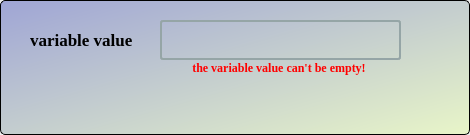
<?xml version="1.0" encoding="UTF-8"?>
<ui version="4.0">
 <class>Dialog</class>
 <widget class="QDialog" name="Dialog">
  <property name="geometry">
   <rect>
    <x>0</x>
    <y>0</y>
    <width>470</width>
    <height>135</height>
   </rect>
  </property>
  <property name="windowTitle">
   <string>Dialog</string>
  </property>
  <property name="styleSheet">
   <string notr="true">#frame {
	border: 1px solid black;
	border-radius: 5px;
	
	background-color: qlineargradient(spread:pad, x1:0, y1:0, x2:0.994, y2:1, stop:0 rgba(159, 165, 213, 255), stop:1 rgba(232, 245, 200, 255));
}

#pathInput {
	padding: 2px;
	font: 11pt &quot;Source Code Pro&quot;;
	border: 2px solid #95a5a6;
	background-color: rgba(255, 255, 255, 0);
	border-radius: 3px;
}

#pathInput:hover {
	border-color: #7f8c8d;
}

#pathInput:focus {
	border-color: #bdc3c7;
}

#findFileBtn {
	border: none;
	border-image: url(:/imgs/openFile.png);
}
#findFileBtn:hover {
	border-image: url(:/imgs/openFile_hover.png);
}
#findFileBtn:pressed {
	border-image: url(:/imgs/openFile_pressed.png);
}


#confirmBtn {
	border: none;
	border-image: url(:/imgs/confirm.png);
}

#confirmBtn:hover {
	border-image: url(:/imgs/confirm_hover.png);
}

#confirmBtn:pressed {
	border-image: url(:/imgs/confirm_pressed.png);
}

#cancelBtn {
	border: none;
	border-image: url(:/imgs/cancel.png);
}

#cancelBtn:hover {
	border-image: url(:/imgs/cancel_hover.png);
}

#cancelBtn:pressed {
	border-image: url(:/imgs/cancel_pressed.png);
}</string>
  </property>
  <layout class="QHBoxLayout" name="horizontalLayout">
   <property name="spacing">
    <number>0</number>
   </property>
   <property name="leftMargin">
    <number>0</number>
   </property>
   <property name="topMargin">
    <number>0</number>
   </property>
   <property name="rightMargin">
    <number>0</number>
   </property>
   <property name="bottomMargin">
    <number>0</number>
   </property>
   <item>
    <widget class="QFrame" name="frame">
     <property name="frameShape">
      <enum>QFrame::StyledPanel</enum>
     </property>
     <property name="frameShadow">
      <enum>QFrame::Raised</enum>
     </property>
     <widget class="QLineEdit" name="pathInput">
      <property name="geometry">
       <rect>
        <x>160</x>
        <y>20</y>
        <width>241</width>
        <height>40</height>
       </rect>
      </property>
      <property name="minimumSize">
       <size>
        <width>0</width>
        <height>25</height>
       </size>
      </property>
      <property name="text">
       <string/>
      </property>
     </widget>
     <widget class="QPushButton" name="findFileBtn">
      <property name="geometry">
       <rect>
        <x>413</x>
        <y>20</y>
        <width>40</width>
        <height>40</height>
       </rect>
      </property>
      <property name="text">
       <string/>
      </property>
     </widget>
     <widget class="QLabel" name="valueLabel">
      <property name="geometry">
       <rect>
        <x>30</x>
        <y>20</y>
        <width>111</width>
        <height>40</height>
       </rect>
      </property>
      <property name="font">
       <font>
        <family>Times New Roman</family>
        <pointsize>13</pointsize>
        <weight>75</weight>
        <bold>true</bold>
       </font>
      </property>
      <property name="text">
       <string>variable value </string>
      </property>
     </widget>
     <widget class="QPushButton" name="confirmBtn">
      <property name="geometry">
       <rect>
        <x>190</x>
        <y>70</y>
        <width>60</width>
        <height>60</height>
       </rect>
      </property>
      <property name="text">
       <string/>
      </property>
     </widget>
     <widget class="QPushButton" name="cancelBtn">
      <property name="geometry">
       <rect>
        <x>310</x>
        <y>80</y>
        <width>41</width>
        <height>41</height>
       </rect>
      </property>
      <property name="text">
       <string/>
      </property>
     </widget>
     <widget class="QLabel" name="keyWarningLabel">
      <property name="geometry">
       <rect>
        <x>160</x>
        <y>60</y>
        <width>238</width>
        <height>16</height>
       </rect>
      </property>
      <property name="font">
       <font>
        <family>Times New Roman</family>
       </font>
      </property>
      <property name="text">
       <string>&lt;html&gt;&lt;head/&gt;&lt;body&gt;&lt;p&gt;&lt;span style=&quot; font-weight:600; color:#ff0000;&quot;&gt;the variable value can't be empty!&lt;/span&gt;&lt;/p&gt;&lt;/body&gt;&lt;/html&gt;</string>
      </property>
      <property name="textFormat">
       <enum>Qt::AutoText</enum>
      </property>
      <property name="alignment">
       <set>Qt::AlignCenter</set>
      </property>
     </widget>
    </widget>
   </item>
  </layout>
 </widget>
 <resources>
  <include location="icons.qrc"/>
 </resources>
 <connections>
  <connection>
   <sender>findFileBtn</sender>
   <signal>clicked()</signal>
   <receiver>Dialog</receiver>
   <slot>openFileDialog()</slot>
   <hints>
    <hint type="sourcelabel">
     <x>430</x>
     <y>42</y>
    </hint>
    <hint type="destinationlabel">
     <x>366</x>
     <y>-11</y>
    </hint>
   </hints>
  </connection>
  <connection>
   <sender>cancelBtn</sender>
   <signal>clicked()</signal>
   <receiver>Dialog</receiver>
   <slot>reject()</slot>
   <hints>
    <hint type="sourcelabel">
     <x>327</x>
     <y>95</y>
    </hint>
    <hint type="destinationlabel">
     <x>333</x>
     <y>136</y>
    </hint>
   </hints>
  </connection>
  <connection>
   <sender>confirmBtn</sender>
   <signal>clicked()</signal>
   <receiver>Dialog</receiver>
   <slot>confirmBtnClicked()</slot>
   <hints>
    <hint type="sourcelabel">
     <x>210</x>
     <y>103</y>
    </hint>
    <hint type="destinationlabel">
     <x>147</x>
     <y>136</y>
    </hint>
   </hints>
  </connection>
  <connection>
   <sender>pathInput</sender>
   <signal>textChanged(QString)</signal>
   <receiver>keyWarningLabel</receiver>
   <slot>hide()</slot>
   <hints>
    <hint type="sourcelabel">
     <x>229</x>
     <y>36</y>
    </hint>
    <hint type="destinationlabel">
     <x>280</x>
     <y>72</y>
    </hint>
   </hints>
  </connection>
 </connections>
 <slots>
  <slot>openFileDialog()</slot>
  <slot>confirmBtnClicked()</slot>
 </slots>
</ui>
